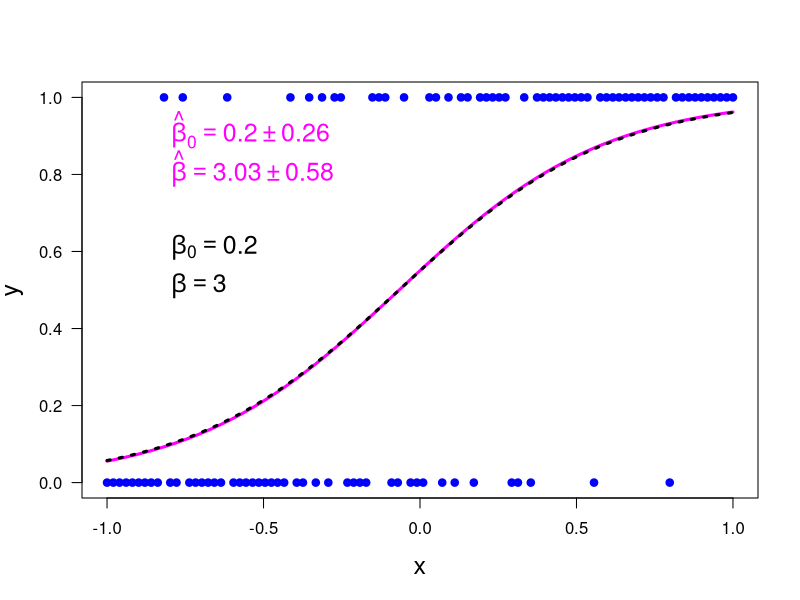

Here is the R script that generated this plot:
print('file: LogisticRegr100n.R')
# Logistic regression: large sample size, n=100
# generate artificial data set
# logit(p) = ln(p/(1-p)) = beta0 + beta*x = eta
# -> p = 1/(1+exp(-eta))
beta0 = 0.2; beta = 3; xmin = -1; xmax = 1
n = 100        # larger sample size
dx = (xmax-xmin)/(n-1); x = round(seq(xmin,xmax,dx),3)
logitp = beta0+beta*x
p = 1/(1+exp(-logitp))
set.seed(1953) # set seed for random number generators
y = numeric(n)
for(k in 1:n) y[k] = rbinom(1,1,prob=p[k])
out1 = glm(y ~ x,family=binomial(link='logit')) # <--- logistic regression
out2 = summary(out1)
b0 = out2$coefficients[1]  # estimate of beta0
b  = out2$coefficients[2]  # estimate of beta
ub0 = out2$coefficients[3] # uncertainty of b0
ub  = out2$coefficients[4] # uncertainty of b
etaest = b0+b*x
muest = 1/(1+exp(-etaest))
# png('LogResN100P161001.png',width=16,height=16,units='cm',res=300)
plot(x,y,type='p',lwd=4,col='blue',xlab='x',ylab='y',las=1,cex=0.6,cex.lab=1.5)
lines(x,muest,col='magenta',lwd=3)
beta0 = 0.2; beta = 3;
eta = beta0+beta*x
mu = 1/(1+exp(-eta))
lines(x,mu,col='black',lwd=3,lty=3)
b0r = round(b0,2); ub0r = round(ub0,2); br = round(b,2); ubr = round(ub,2)
text(-0.85,0.9,bquote(~hat(beta)[0] == .(b0r) %+-% .(ub0r)),col='magenta',pos=4,cex=1.5)
text(-0.85,0.8,bquote(~hat(beta) == .(br) %+-% .(ubr)),col='magenta',pos=4,cex=1.5)
text(-0.85,0.6,bquote(~beta[0] == .(beta0)),col='black',pos=4,cex=1.5)
text(-0.85,0.5,bquote(~beta == .(beta)),col='black',pos=4,cex=1.5)
# dev.off()
# -----------------------------------------------------------------------------
# Remarks:
# For the logistic regression we use the R routine glm() for fitting 
#   generalized linear models (GLMs). One has to specify the link function
#   (logit for logistic regression) and the probability distributions (here:
#   binomial distributions): 
#   glm(y ~ x,family=binomial(link='logit'))
# -----------------------------------------------------------------------------
